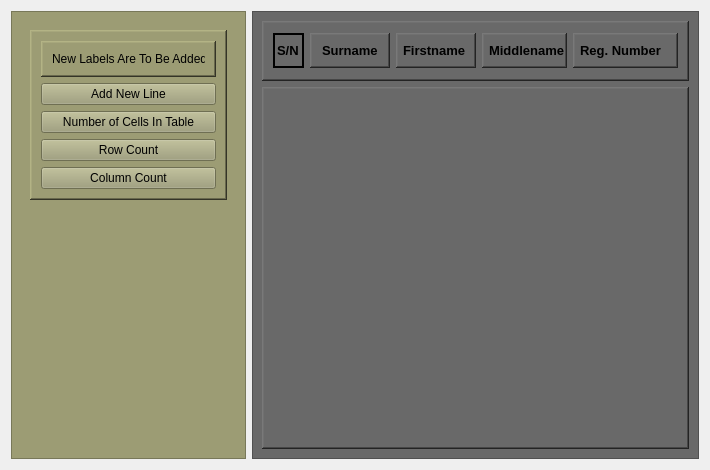
<?xml version="1.0" encoding="UTF-8"?>
<ui version="4.0">
 <class>FreestyleUI</class>
 <widget class="QWidget" name="FreestyleUI">
  <property name="geometry">
   <rect>
    <x>0</x>
    <y>0</y>
    <width>707</width>
    <height>466</height>
   </rect>
  </property>
  <property name="windowTitle">
   <string>Form</string>
  </property>
  <layout class="QHBoxLayout" name="horizontalLayout">
   <item>
    <widget class="QFrame" name="leftMainFrame">
     <property name="minimumSize">
      <size>
       <width>235</width>
       <height>0</height>
      </size>
     </property>
     <property name="maximumSize">
      <size>
       <width>235</width>
       <height>16777215</height>
      </size>
     </property>
     <property name="styleSheet">
      <string notr="true">background-color: rgb(156, 156, 116);</string>
     </property>
     <property name="frameShape">
      <enum>QFrame::Shape::StyledPanel</enum>
     </property>
     <property name="frameShadow">
      <enum>QFrame::Shadow::Raised</enum>
     </property>
     <layout class="QVBoxLayout" name="verticalLayout_3">
      <item>
       <widget class="QWidget" name="leftMainWidget" native="true">
        <layout class="QVBoxLayout" name="verticalLayout_7">
         <item alignment="Qt::AlignmentFlag::AlignTop">
          <widget class="QFrame" name="leftSubFrame">
           <property name="frameShape">
            <enum>QFrame::Shape::WinPanel</enum>
           </property>
           <property name="frameShadow">
            <enum>QFrame::Shadow::Raised</enum>
           </property>
           <layout class="QVBoxLayout" name="verticalLayout_4">
            <item>
             <widget class="QFrame" name="infoFrame">
              <property name="maximumSize">
               <size>
                <width>16777215</width>
                <height>80</height>
               </size>
              </property>
              <property name="frameShape">
               <enum>QFrame::Shape::WinPanel</enum>
              </property>
              <property name="frameShadow">
               <enum>QFrame::Shadow::Raised</enum>
              </property>
              <layout class="QVBoxLayout" name="verticalLayout_2">
               <item>
                <widget class="QLabel" name="infoLabel">
                 <property name="text">
                  <string>New Labels Are To Be Added</string>
                 </property>
                </widget>
               </item>
              </layout>
             </widget>
            </item>
            <item>
             <widget class="QPushButton" name="addLabel_pushbutton">
              <property name="text">
               <string>Add New Line</string>
              </property>
             </widget>
            </item>
            <item>
             <widget class="QPushButton" name="itemsNumber_pushbutton">
              <property name="text">
               <string>Number of Cells In Table</string>
              </property>
             </widget>
            </item>
            <item>
             <widget class="QPushButton" name="rowCount_pushButton">
              <property name="text">
               <string>Row Count</string>
              </property>
             </widget>
            </item>
            <item>
             <widget class="QPushButton" name="columnCount_pushButton">
              <property name="text">
               <string>Column Count</string>
              </property>
             </widget>
            </item>
           </layout>
          </widget>
         </item>
        </layout>
       </widget>
      </item>
     </layout>
    </widget>
   </item>
   <item>
    <widget class="QFrame" name="rightMainFrame">
     <property name="minimumSize">
      <size>
       <width>447</width>
       <height>448</height>
      </size>
     </property>
     <property name="styleSheet">
      <string notr="true">background-color: rgb(105, 105, 105);</string>
     </property>
     <property name="frameShape">
      <enum>QFrame::Shape::StyledPanel</enum>
     </property>
     <property name="frameShadow">
      <enum>QFrame::Shadow::Raised</enum>
     </property>
     <layout class="QVBoxLayout" name="verticalLayout_6">
      <item>
       <widget class="QFrame" name="tableKeysFrame">
        <property name="maximumSize">
         <size>
          <width>16777215</width>
          <height>60</height>
         </size>
        </property>
        <property name="frameShape">
         <enum>QFrame::Shape::WinPanel</enum>
        </property>
        <property name="frameShadow">
         <enum>QFrame::Shadow::Raised</enum>
        </property>
        <layout class="QVBoxLayout" name="verticalLayout">
         <item>
          <layout class="QGridLayout" name="tableKeysGridLaout">
           <item row="0" column="5">
            <widget class="QLabel" name="regNoLabel">
             <property name="minimumSize">
              <size>
               <width>105</width>
               <height>35</height>
              </size>
             </property>
             <property name="maximumSize">
              <size>
               <width>120</width>
               <height>80</height>
              </size>
             </property>
             <property name="font">
              <font>
               <pointsize>10</pointsize>
               <bold>true</bold>
              </font>
             </property>
             <property name="frameShape">
              <enum>QFrame::Shape::WinPanel</enum>
             </property>
             <property name="frameShadow">
              <enum>QFrame::Shadow::Raised</enum>
             </property>
             <property name="text">
              <string>Reg. Number</string>
             </property>
             <property name="indent">
              <number>5</number>
             </property>
            </widget>
           </item>
           <item row="0" column="0">
            <widget class="QLabel" name="serialNoLabel">
             <property name="minimumSize">
              <size>
               <width>30</width>
               <height>35</height>
              </size>
             </property>
             <property name="maximumSize">
              <size>
               <width>40</width>
               <height>80</height>
              </size>
             </property>
             <property name="font">
              <font>
               <pointsize>10</pointsize>
               <bold>true</bold>
              </font>
             </property>
             <property name="frameShape">
              <enum>QFrame::Shape::WinPanel</enum>
             </property>
             <property name="frameShadow">
              <enum>QFrame::Shadow::Plain</enum>
             </property>
             <property name="text">
              <string>S/N</string>
             </property>
             <property name="indent">
              <number>2</number>
             </property>
            </widget>
           </item>
           <item row="0" column="3">
            <widget class="QLabel" name="firstnameLabel">
             <property name="minimumSize">
              <size>
               <width>80</width>
               <height>35</height>
              </size>
             </property>
             <property name="maximumSize">
              <size>
               <width>16777215</width>
               <height>35</height>
              </size>
             </property>
             <property name="font">
              <font>
               <pointsize>10</pointsize>
               <bold>true</bold>
              </font>
             </property>
             <property name="frameShape">
              <enum>QFrame::Shape::WinPanel</enum>
             </property>
             <property name="frameShadow">
              <enum>QFrame::Shadow::Raised</enum>
             </property>
             <property name="text">
              <string>Firstname</string>
             </property>
             <property name="indent">
              <number>5</number>
             </property>
            </widget>
           </item>
           <item row="0" column="4">
            <widget class="QLabel" name="middlenameLlabel">
             <property name="minimumSize">
              <size>
               <width>80</width>
               <height>35</height>
              </size>
             </property>
             <property name="maximumSize">
              <size>
               <width>16777215</width>
               <height>35</height>
              </size>
             </property>
             <property name="font">
              <font>
               <pointsize>10</pointsize>
               <bold>true</bold>
              </font>
             </property>
             <property name="frameShape">
              <enum>QFrame::Shape::WinPanel</enum>
             </property>
             <property name="frameShadow">
              <enum>QFrame::Shadow::Raised</enum>
             </property>
             <property name="text">
              <string>Middlename</string>
             </property>
             <property name="indent">
              <number>5</number>
             </property>
            </widget>
           </item>
           <item row="0" column="1">
            <widget class="QLabel" name="surnameLabel">
             <property name="minimumSize">
              <size>
               <width>80</width>
               <height>35</height>
              </size>
             </property>
             <property name="maximumSize">
              <size>
               <width>16777215</width>
               <height>35</height>
              </size>
             </property>
             <property name="font">
              <font>
               <pointsize>10</pointsize>
               <bold>true</bold>
              </font>
             </property>
             <property name="frameShape">
              <enum>QFrame::Shape::WinPanel</enum>
             </property>
             <property name="frameShadow">
              <enum>QFrame::Shadow::Raised</enum>
             </property>
             <property name="text">
              <string>Surname</string>
             </property>
             <property name="indent">
              <number>10</number>
             </property>
            </widget>
           </item>
          </layout>
         </item>
        </layout>
       </widget>
      </item>
      <item>
       <widget class="QFrame" name="tableValueFrame">
        <property name="frameShape">
         <enum>QFrame::Shape::WinPanel</enum>
        </property>
        <property name="frameShadow">
         <enum>QFrame::Shadow::Raised</enum>
        </property>
        <layout class="QVBoxLayout" name="verticalLayout_5">
         <item>
          <layout class="QGridLayout" name="tableValuesGridLayout"/>
         </item>
        </layout>
       </widget>
      </item>
     </layout>
    </widget>
   </item>
  </layout>
 </widget>
 <resources/>
 <connections/>
</ui>
